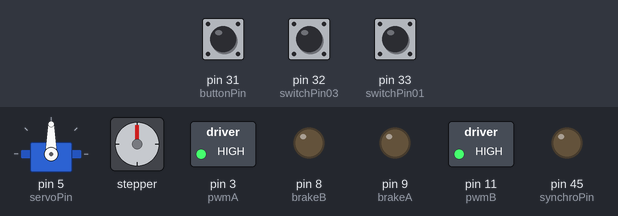
The sketch below on a simulated Arduino Mega 2560, built with avr-gcc and run on an emulated ATmega2560. Parts: servo, stepper motor, switched loads named in the sketch (green lamp = pin HIGH), output pins drawn as LEDs (lit = HIGH). The inputs (shaded band) are chosen by the test bench; at power-on: pin 31 (buttonPin) HIGH, pin 32 (switchPin03) HIGH, pin 33 (switchPin01) HIGH. Stepper angles assume 200 steps per turn.

Above: at 1.4 s.
1.5 s: pin 31 (buttonPin) pulled LOW for 0.15 s
At 1.9 s:
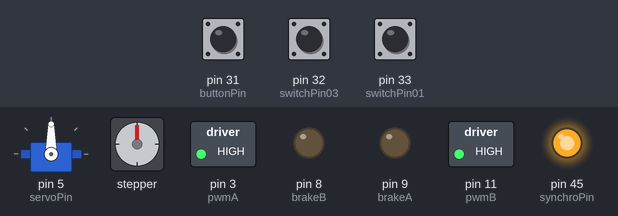
At 3.7 s:
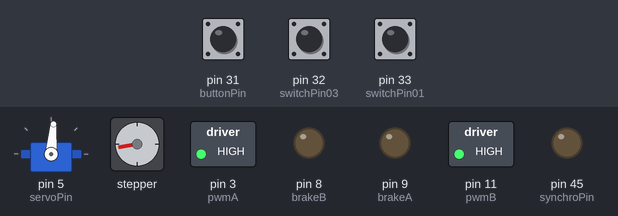
Timing chart, 0 to 5.2 s (numbered marks = the images above; inputs shaded):
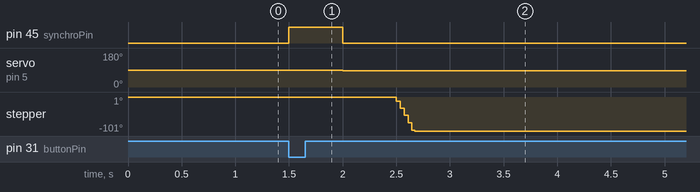

Measured:
- after the input at 1.5 s, pin 45 (synchroPin): LOW → HIGH at once, → LOW 0.50 s later; servo on pin 5 (servoPin): 90° → 85° after 0.50 s; stepper: turns 101° counter-clockwise in 0.17 s, starting after 1.0 s

The sketch:

sketch_feb13b.ino
```cpp
#include <Servo.h>
#include <Stepper.h>

//Stepper motor
#define stepsPerRevolution 200 //1.8° = 200 steps/turn

// Give the motor control pins names:
#define pwmA 3
#define pwmB 11
#define brakeA 9
#define brakeB 8
#define dirA 12
#define dirB 13
Stepper myStepper = Stepper(stepsPerRevolution, dirA, dirB);

//Switches pins
#define switchPin01 33 // back of the tank
#define switchPin03 32 // carrier-gantry contact
#define switchPin02 35 // front of the tank
#define switchNotTouch LOW //input level when switch is not activated
#define buttonPin 31 // start a motion
#define synchroPin 45 // sychronization with the sensors

//Servomotor
#define servoPin 5 // Flapping servomotor
Servo flapServo;
boolean isFlapping = true;
boolean isHome = true;
boolean isEnd = false;
float flapPos = 0.0;
boolean isStepRun = false;
int travelLength = 2400;

// Parameters to command the two motors almost independently
unsigned long previousMotorTime = millis();
long MotorInterval = 10;

void setup() {
  // Set the PWM and brake pins so that the direction pins can be used to control the motor:
  pinMode(pwmA, OUTPUT);
  pinMode(pwmB, OUTPUT);
  pinMode(brakeA, OUTPUT);
  pinMode(brakeB, OUTPUT);
  digitalWrite(pwmA, HIGH);
  digitalWrite(pwmB, HIGH);
  digitalWrite(brakeA, LOW);
  digitalWrite(brakeB, LOW);

  pinMode(buttonPin, INPUT);
  pinMode(synchroPin, OUTPUT);
  digitalWrite(buttonPin, HIGH);
  digitalWrite(synchroPin, LOW);

  // Servo initialization
  flapServo.attach(servoPin);

  pinMode(switchPin01, INPUT_PULLUP);
  pinMode(switchPin03, INPUT_PULLUP);
  attachInterrupt(digitalPinToInterrupt(switchPin03), touch02, LOW);
  pinMode(switchPin02, INPUT_PULLUP);

  delay(200);// wait 200ms
}

void loop() {
  // Set the motor speed (RPMs):
  myStepper.setSpeed(150);

  if (digitalRead(buttonPin) != HIGH) {
    move(25);
    while (true) {
      if ((isEnd == false or isHome == true) and digitalRead(switchPin02) != switchNotTouch){
        // we are moving
        move(25);
      }

      if ((isEnd == true or isHome == false) and digitalRead(switchPin01) != switchNotTouch){
        goHome();
      }

      delay(300000);
    }
  }


}

void goHome() {
    flapServo.write(85);
    // Set the motor speed (RPMs):
    myStepper.setSpeed(150);

    // we are moving
    digitalWrite(synchroPin, LOW);
    isStepRun = true;

    while (digitalRead(switchPin03) == switchNotTouch){ // while we don't touch the front
      myStepper.step(2);
    }

    delay(500);

    // Finally, move 10mm backward (10mm = 55.6 steps)
    myStepper.setSpeed(100);
    myStepper.step(-56);

    isStepRun = false;
    isEnd = false;
    isHome = true;

    // delay(2000);
}

void move(int angleAmp) {
  // Set the motor speed (RPMs):
  myStepper.setSpeed(150);

  isStepRun = true;
  digitalWrite(synchroPin, HIGH);
  float t = 0;

  while (digitalRead(switchPin01) == switchNotTouch){ // while we don't touch the back
    if(digitalRead(switchPin01) != switchNotTouch) {
      break;
    }

    unsigned long currentMotorTime = millis();

    myStepper.step(-2);

    if (currentMotorTime - previousMotorTime > MotorInterval){
      int angle = 85 + angleAmp * sin(t * 2 * PI / 1.225);           // calculate the angle based on the sinusoidal signal, offset by 90 degrees
      angle = constrain(angle, 85-angleAmp, 85+angleAmp);                       // ensure the angle stays within the range of 60 to 120 degrees
      flapServo.write(angle);                                  // set the servo angle
      previousMotorTime = currentMotorTime;
      t += 0.0122;
    }
  }

  delay(500);

  // // Finally, move 10mm forward (10mm = 55.6 steps)
  // myStepper.setSpeed(100);
  // myStepper.step(56);


  isStepRun = false;
  isEnd = true;
  isHome = false;

  // delay(2000);
}

void touch02() {
  isEnd = true;
  isHome = false;
  delay(20);
}
```
